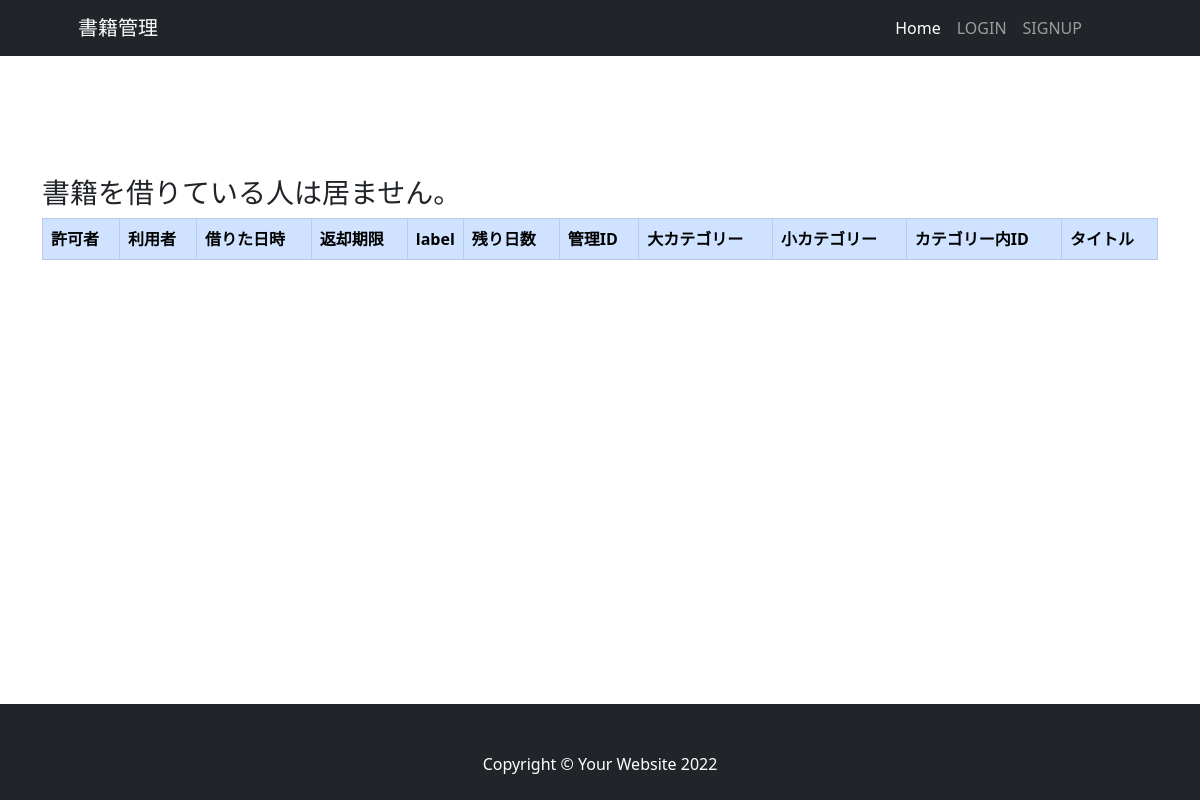
Page /list_status/ on the earlier database version.
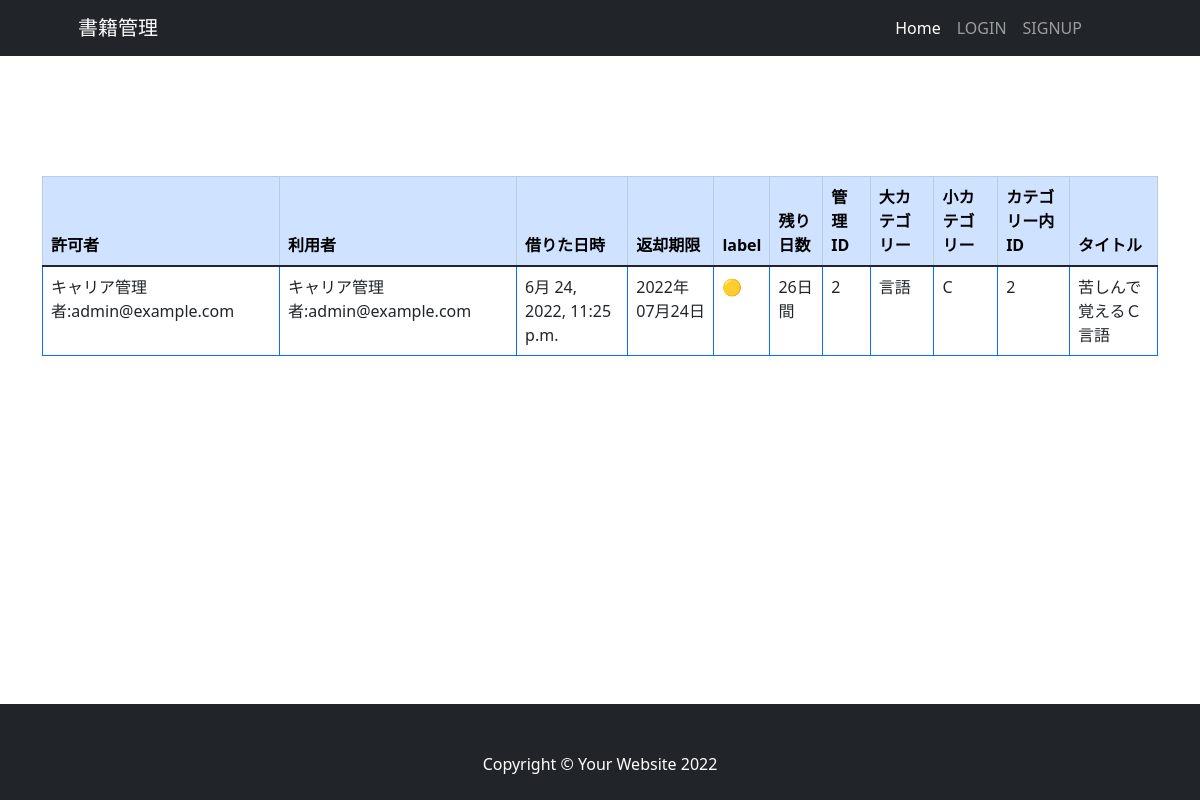
Same page on the later database version.
### book_rental_app/models.py (models this page shows, shortened)
class LendingStatus(models.Model):
    checkout_date = models.DateTimeField(auto_now_add=True, verbose_name='貸し出し日')
    returned_date = models.DateTimeField(auto_now=True, verbose_name='返却日')
    book = models.ForeignKey(Books, on_delete=models.PROTECT, verbose_name='貸し出された書籍')
    borrower_user = models.ForeignKey(User, on_delete=models.PROTECT, related_name='status_borrower', verbose_name='本を借りた人')
    lender_user = models.ForeignKey(User, on_delete=models.PROTECT, related_name='status_lender', verbose_name='貸出許可を出した人')
    is_returned = models.BooleanField(default=False, help_text='本が返されたらTrue', verbose_name='返されたかどうかのラベル')
    def get_due_date(self):
        due_date = self.checkout_date + relativedelta(months=1)
        return due_date
    def get_grace_period(self):
        grace_period = self.get_due_date().date()-dt.date.today()
        return grace_period.days
    def get_is_over(self):
        today = dt.date.today()
        if today > self.get_due_date().date():
            return True
        else:
            return False
    class Meta:
        db_table = 'LendingStatus'
        verbose_name = '貸出状況'
        verbose_name_plural = '貸出状況'

class Books(models.Model):
    manage_id = models.IntegerField(verbose_name='書籍管理用ID', blank=True, null=True)
    id_in_category = models.IntegerField(verbose_name='カテゴリーにおけるID', blank=True, null=True)
    title = models.CharField(max_length=255, verbose_name='Book Title')
    category = models.ForeignKey(SmallCategory, on_delete=models.SET_NULL, blank=True, null=True, verbose_name='Small Categroy name')
    borrower_user = models.ForeignKey(User, on_delete=models.SET_NULL, blank=True, null=True, related_name='borrowing_books', verbose_name='本を借りた人')
    lender_user = models.ForeignKey(User, on_delete=models.SET_NULL, blank=True, null=True, related_name='lending_books', verbose_name='貸出許可を出した人')
    is_rental = models.BooleanField(default=False, help_text='借りられたらTrue', verbose_name='貸出中ラベル')
    created_at = models.DateTimeField(auto_now_add=True, verbose_name='書籍追加された日時')
    class Meta:
        db_table = 'Books'
        verbose_name = '書籍情報'
        verbose_name_plural = '書籍情報'

class SmallCategory(models.Model):
    large_category = models.ForeignKey(LargeCategory, on_delete=models.SET_NULL, blank=True, null=True, verbose_name='Large Categroy name')
    name = models.CharField(max_length=25, verbose_name='Small Categroy name')
    def __str__(self):
        return self.name
    class Meta:
        db_table = 'Small_Category'
        verbose_name = '小カテゴリー'
        verbose_name_plural = '小カテゴリー'

class LargeCategory(models.Model):
    name = models.CharField(max_length=25, verbose_name='Large Categroy name')
    def __str__(self):
        return self.name
    class Meta:
        db_table = 'Large_Category'
        verbose_name = '大カテゴリー'
        verbose_name_plural = '大カテゴリー'

### register/models.py (models this page shows, shortened)
class User(AbstractBaseUser, PermissionsMixin):
    email = models.EmailField(_('email address'), unique=True)
    first_name = models.CharField(_('first name'), max_length=30, blank=True)
    last_name = models.CharField(_('last name'), max_length=150, blank=True)
    is_staff = models.BooleanField(
        _('staff status'),
        default=False,
        help_text=_(
            'Designates whether the user can log into this admin site.'),
    )
    is_active = models.BooleanField(
        _('active'),
        default=True,
        help_text=_(
            'Designates whether this user should be treated as active. '
            'Unselect this instead of deleting accounts.'
        ),
    )
    date_joined = models.DateTimeField(_('date joined'), default=timezone.now)
    """
    5冊目での貸出上限フラグ追加
    """
    rental_limit = models.BooleanField(default=False, help_text='5冊以上借りたらTrue', verbose_name='貸出上限フラグ')
    """
    借りているかどうかでフラグ追加
    """
    is_borrowing = models.BooleanField(default=False, help_text='本を借りていればTrue', verbose_name='本を借りている人/is_borrowing')
    objects = CustomUserManager()
    EMAIL_FIELD = 'email'
    USERNAME_FIELD = 'email'
    REQUIRED_FIELDS = []
    class Meta:
        verbose_name = _('user')
        verbose_name_plural = _('users')
    def __str__(self):
        return self.last_name + self.first_name + ':' + self.email

### book_rental_app/views/lender_views.py (the view)
# urls.py: path('list_status/', views.list_status, name='list_status'),
def list_status(request):
    lending_status = LendingStatus.objects.filter(is_returned=False).order_by('checkout_date', 'borrower_user')
    context = {
        'lending_status': lending_status,
    }
    return render(request, 'lender/list_status/list_status.html', context)

### book_rental_app/templates/lender/list_status/list_status.html (shortened to what this page needs)
{% extends 'lender/base.html' %}
{% load custom_tag %}
{% block content %}
        <section class="pt-4">
            <div class="container">
                <table class="table table-bordered border-primary table-hover">
                  <thead class="table-primary">
                    <tr>
                      <th scope="col">許可者</th>
                      <th scope="col">利用者</th>
                      <th scope="col">借りた日時</th>
                      <th scope="col">返却期限</th>
                      <th scope="col" width="3%">label</th>
                      <th scope="col">残り日数</th>
                      <th scope="col">管理ID</th>
                      <th scope="col">大カテゴリー</th>
                      <th scope="col">小カテゴリー</th>
                      <th scope="col">カテゴリー内ID</th>
                      <th scope="col">タイトル</th>
                    </tr>
                  </thead>
                  {% if lending_status %}
                  {% for status in lending_status %}
                  {% if not status.is_returned %}
                  <tbody>
                    <tr>
                        <td>{{ status.lender_user }}</td>
                        <td>{{ status.lender_user }}</td>
                        <td>{{ status.checkout_date }}</td>
                        <td>{{ status.get_due_date | date:"Y年m月j日" }}</td>
                        {% if not status.get_is_over %}
                        {% if status.get_grace_period >= 28 %}
                        <td>🟢</td>
                        {% elif status.get_grace_period >= 14 %}
                        <td>🟡</td>
                        {% elif status.get_grace_period >= 3 %}
                        <td>🟠</td>
                        {% elif status.get_grace_period == 0 %}
                        <td>🔴</td>
                        {% endif %}
                        {% else %}
                        <td>❌</td>
                        {% endif %}
                        {% if status.get_grace_period >= 0 %}
                        <td>{{ status.get_grace_period }}日間</td>
                        {% else %}
                        <td>延滞{% multiplication -1 status.get_grace_period %}日間</td>
                        {% endif %}
                        <td>{{ status.book.manage_id }}</td>
                        <td>{{ status.book.category.large_category }}</td>
                        <td>{{ status.book.category }}</td>
                        <td>{{ status.book.id_in_category }}</td>
                        <td>{{ status.book.title }}</td>
                    </tr>
                  </tbody>
                  {% endif %}
                  {% endfor %}
                  {% else %}
                  <h3>書籍を借りている人は居ません。</h3>
                  {% endif %}
                </table>
            </div>
        </section>
{% endblock %}

Differences in the rows shown:
added LendingStatus: lender_user "キャリア管理者:admin@example.com", checkout_date "6月 24, 2022, 11:25 p.m.", get_due_date "2022年07月24日", get_grace_period "26", book.manage_id "2", book.category.large_category "言語", book.category "C", book.id_in_category "2", book "苦しんで覚えるＣ言語"
Other differences:
text no longer shown: "書籍を借りている人は居ません。"
